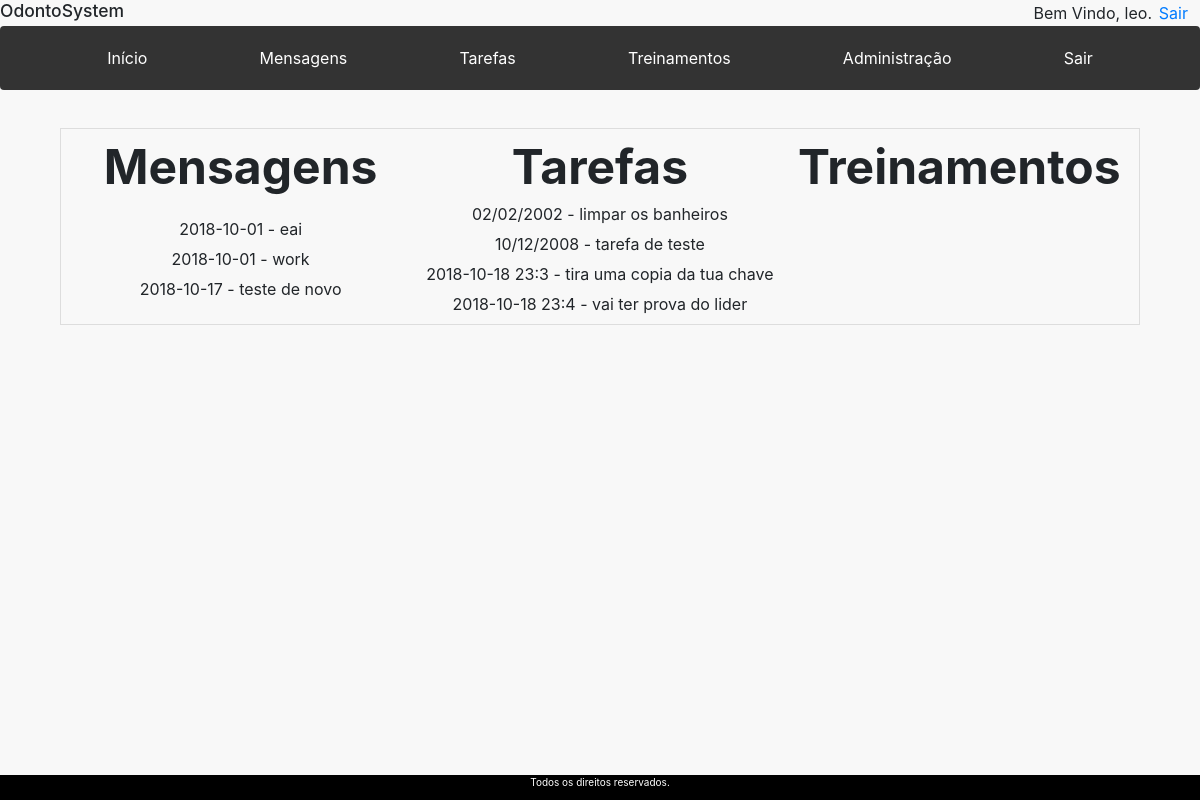
/view/Home.php (signed in), run on the app's committed database.
### tables this page shows
CREATE TABLE `mensagem` (
  `id_mensagem` int(11) NOT NULL,
  `mensagem` varchar(45) NOT NULL,
  `data` date DEFAULT NULL,
  `id_funcionario_remetente` int(11) NOT NULL,
  `id_funcionario_destinatario` int(11) NOT NULL,
  `excluido` int(11) DEFAULT NULL,
  `assunto` varchar(45) NOT NULL,
  `visualizado` int(11) DEFAULT NULL
);

CREATE TABLE `tarefa` (
  `id_tarefa` int(11) NOT NULL,
  `descricao` varchar(256) NOT NULL,
  `data_inicio` varchar(15) NOT NULL,
  `data_fim` varchar(15) NOT NULL,
  `id_funcionario_remetente` int(11) NOT NULL,
  `id_funcionario_destinatario` int(11) NOT NULL,
  `status` varchar(45) DEFAULT NULL,
  `excluido` varchar(5) DEFAULT NULL,
  `assunto` varchar(45) NOT NULL
);

### model/Mensagem.php (called while the page is built, shortened)
<?php
class Mensagem {
	public function listAll($id_funcionario_destinatario) {
		$conn = Banco::connect();
		$stmt = $conn->prepare("SELECT * FROM Mensagem WHERE excluido = 0 and id_funcionario_destinatario = :id_funcionario_destinatario");
		$stmt->bindParam(":id_funcionario_destinatario", $id_funcionario_destinatario);
		$stmt->execute();
		$results = $stmt->fetchAll(PDO::FETCH_ASSOC);
		return $results;
	}
}
?>

### controller/MensagemController.php (called while the page is built, shortened)
<?php
require_once($_SERVER['DOCUMENT_ROOT'] . "/OdontoSystem/model/Mensagem.php");
class MensagemController {
	public function listAll() {
		$mensagem = new Mensagem();
		$msgs = $mensagem->listAll($_SESSION['id_funcionario']);
		return $msgs;
	}
}
?>

### model/Tarefa.php (called while the page is built, shortened)
<?php
class Tarefa {
    public function listAll($id_funcionario_destinatario) {
        $conn = Banco::connect();
        $stmt = $conn->prepare("SELECT * FROM Tarefa WHERE excluido = 0 and id_funcionario_destinatario = :id_funcionario_destinatario");
        $stmt->bindParam(":id_funcionario_destinatario", $id_funcionario_destinatario);
        $stmt->execute();
        $results = $stmt->fetchAll(PDO::FETCH_ASSOC);
        return $results;
    }
}
?>

### controller/TarefaController.php (called while the page is built, shortened)
<?php
require_once($_SERVER['DOCUMENT_ROOT'] . "/OdontoSystem/model/Tarefa.php");
class TarefaController{
    public function listAll() {
		$tarefa = new Tarefa();
		$tarefas = $tarefa->listAll($_SESSION['id_funcionario']);
		return $tarefas;
	}
}
?>

### view/Home.php (the view)
<?php
	require_once("../view/header.php");
	require_once($_SERVER['DOCUMENT_ROOT'] . "/OdontoSystem/controller/MensagemController.php");
	require_once($_SERVER['DOCUMENT_ROOT'] . "/OdontoSystem/controller/TarefaController.php");
?>
<link href="/OdontoSystem/resources/css/layoutcss.css" rel="stylesheet">
<body>
	<div style = "width: 100vw; padding: 1vh 5vw 0vw 5vw">
		<table class="table1">
			<tr>
				<th class = "table1th">
					Mensagens
				</th>
				<th class = "table1th">
					Tarefas
				</th>
				<th class = "table1th">
					Treinamentos
				</th>
			</tr>
			<tr>
				<td class="table1tr">
					<?php
						$mensagemcontroller = new MensagemController();
						$msgs = $mensagemcontroller->listAll();
						foreach($msgs as $key => $value) {
					?>
					<p>
						<?php
								echo $value['data']. "  - " . $value['assunto'];
							}
						?>
					</p>
				</td>
				<td class="table1tr">
					<?php
						$tarefacontroller = new TarefaController();
						$tarefas = $tarefacontroller->listAll();
						foreach($tarefas as $key => $value) {
					?>
					<p>
						<?php
								echo $value['data_inicio']. "  - " . $value['descricao'];
							}
						?>
					</p>
				</td>
				<td class="table1tr">
				</td>
			</tr>
		</table>
	</div>
</body>
<?php
	require_once("../view/footer.php");
?>
</html>

### view/header.php (shortened to what this page needs)
<html>
<head>
    <link href="/OdontoSystem/resources/css/bootstrap.min.css" rel="stylesheet">
     <link href="/OdontoSystem/resources/css/bootstrap2.css" rel="stylesheet">
    <link href="/OdontoSystem/resources/css/metisMenu.min.css" rel="stylesheet">
    <link href="/OdontoSystem/resources/css/sb-admin-2.css" rel="stylesheet">
    <link href="/OdontoSystem/resources/css/layoutcss.css" rel="stylesheet">
    <div>
	    <table>
			<tr style = "width: 100vw;">
				<td style = "width: 60vw;"> <h3> OdontoSystem </h3></td>
				<td style = "width: 36vw; text-align: right;"> Bem Vindo, <?php echo  $_SESSION['nome'];?>. </td>
				<td style = "width: 3vw; text-align: right;">    <a href="#Sair" >Sair</a></td>
			</tr>
		</table>
    </div>
    <div class="navbar">
        <a href = "/OdontoSystem/view/Home.php"> Início  </a>
        <a href = "/OdontoSystem/view/Mensagem/caixa_entrada.php"> Mensagens  </a>
        <a href = "/OdontoSystem/view/Tarefa/caixa_entrada.php"> Tarefas  </a>
        <a href = "#"> Treinamentos  </a>
        <a href = "/OdontoSystem/view/Administracao/HomeAdministracao.php"> Administração  </a>
        <a href="#Sair">Sair</a>
    </div>
</head>

### view/footer.php (shortened to what this page needs)
<footer>
    <link href="/OdontoSystem/resources/css/bootstrap.min.css" rel="stylesheet">
    <link href="/OdontoSystem/resources/css/sb-admin-2.css" rel="stylesheet">
    <link href="/OdontoSystem/resources/css/layoutcss.css" rel="stylesheet">
    <div class="footer">
         <p>Todos os direitos reservados.</p>
    </div>
</footer>

### resources/css/sb-admin-2.css (style rules this page uses)
body { background-color: #f8f8f8; }

### resources/css/layoutcss.css (style rules this page uses)
.navbar { overflow: hidden; background-color: #333; }
.navbar a { float: left; font-size: 16px; color: white; text-align: center; padding: 14px 16px; text-decoration: none; }
.footer { position: fixed; left: 0; bottom: 0; width: 100%; background-color: black; color: white; text-align: center; }
.table1 { border: solid 1px #ddd; margin-top: 10px; text-align: center; }
.table1tr { max-width: 30vw; }
.table1th { padding: 1vh; width: 30vw; font-size: 6vh; }

### data on the page
mensagem: data "2018-10-01", assunto "eai"
mensagem: data "2018-10-01", assunto "work"
mensagem: data "2018-10-17", assunto "teste de novo"
tarefa: data_inicio "02/02/2002", descricao "limpar os banheiros"
tarefa: data_inicio "10/12/2008", descricao "tarefa de teste"
tarefa: data_inicio "2018-10-18 23:3", descricao "tira uma copia da tua chave"
tarefa: data_inicio "2018-10-18 23:4", descricao "vai ter prova do lider"

### other printed values
$_SESSION['nome'] "leo"
